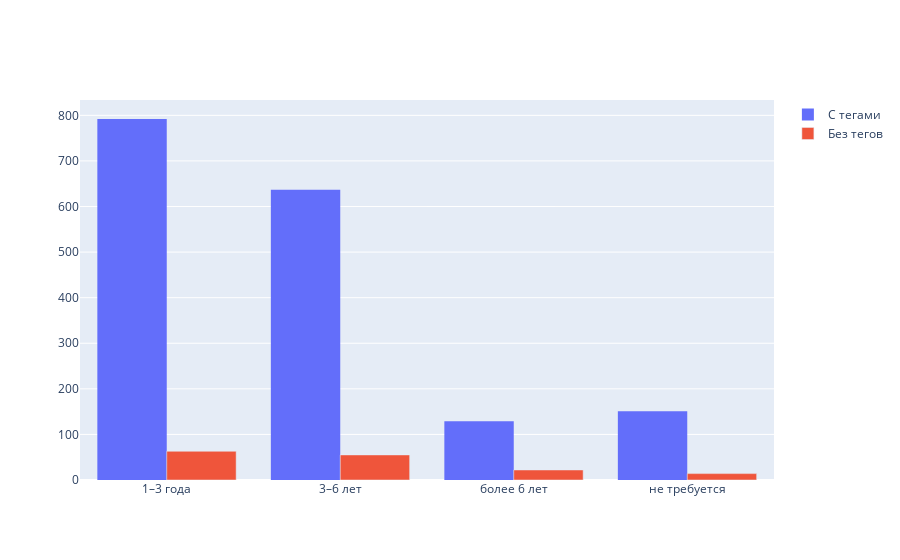

Notebook code cell kept with this figure:
### Markdown cell above
Так как вакансий без тегов достаточно много, хочется рассмотреть и их

### Code cell
df = data[data["tags_list"].apply(lambda x: '' in x)]
print(df["experience"].value_counts().keys(), df["experience"].value_counts())
fig = go.Figure()
fig.add_trace(go.Histogram(name="С тегами", x=data["experience"]))
fig.add_trace(go.Bar(name="Без тегов",x=df["experience"].value_counts().keys(), y=df["experience"].value_counts()))
fig.show()

### Figure 1 — Plotly figure (JSON) as saved in the notebook; plotly's stock layout.template omitted (floating-point values rounded to 4 significant figures; data arrays with more than 128 entries replaced by an {"elided": "..."} marker saying what was removed)
{"data": [{"name": "С тегами", "type": "histogram", "x": {"elided": "1709 str values"}}, {"name": "Без тегов", "type": "bar", "x": ["1–3 года", "3–6 лет", "более 6 лет", "не требуется"], "y": [63, 55, 22, 14]}], "layout": {}}
